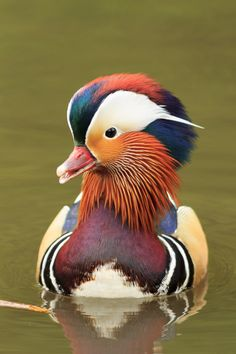
#> input picture Victor/CP8/duck.jpg, 236 x 354 px
$ python main.py
#> lines starting #> are read from the running program, lines starting #| are printed output that depends on the picture; after the words box and inside, x2 and y2 are one past the last pixel; in counts of white or black regions, pixels touching at a corner belong together
import imageio
from matplotlib.animation import adjusted_figsize
import matplotlib.pyplot as plt
import numpy as np


def blur_image(file_in, file_out, kernel_size):
    """
    file_in is the name of the file to blur
    file_out is the name of the output file
    kernel_size is >= 3 and is the size of the kernel used to blur
    The method will create a blurred image of the original by
    applying a blur kernel (a convolution). The kernel will be
    applied to each of the 3 color channels. It is a 2D matrix
    of all 1's and averaged by the number of elements. For example,
    a 3x3 kernel will average the 9 elements' values.
    """
    image = imageio.imread(file_in)
    num_rows, num_col, _ = image.shape

    # prep the image
    blurred_image = np.zeros_like(image)

    adjusted = image * (1 / (kernel_size**2))

    # check through the rows? by the length of the kernel
    # iterate through rows
    for row in range(num_rows - kernel_size):
        for col in range(num_col - kernel_size):
            for color in range(3):
                local_total = np.sum(
                    adjusted[
                        row : row + kernel_size,
                        col : col + kernel_size,
                        color,
                    ]
                )
                blurred_image[
                    row + int(kernel_size / 2),
                    col + int(kernel_size / 2),
                    color,
                ] = local_total
    imageio.imwrite(file_out, blurred_image)


def edge_detect(file_in, file_out, channel):
    """
    file_in is the name of the file to detect edges
    file_out is the name of the output file, in gray scale only.
    Channel is: 0=Red, 1=Green, 2=Blue
    """
    # The input file will have 3 color channels. Instead of averaging
    # the 3 colors (RGB), use only a single channel as the input.
    # Use the edge detection kernel of size 3x3.
    # If the resulting value <=127 then make it 0, else 255.
    image = imageio.imread(file_in)
    channel_only = image[:, :, channel]
    adjusted_image = np.zeros_like(channel_only)
    kernel = [
        [
            -1,
            -1,
            -1,
        ],
        [-1, 8, -1],
        [
            -1,
            -1,
            -1,
        ],
    ]

    num_rows, num_col, _ = image.shape

    for row in range(1, num_rows - 1):
        for col in range(1, num_col - 1):
            region = channel_only[row - 1 : row + 2, col - 1 : col + 2]
            num = np.sum(region * kernel)
            adjusted_image[row, col] = 255 if num >= 127 else 0
    imageio.imwrite(file_out, adjusted_image)


def duckie_hat():
    """
    Add a green hat to the duck as described in the online lessons.
    The main-hat should be a rectangle with the top-left corner at (20, 85)
    and the bottom-right corner at (75, 135).
    The hat brim should be a rectangle with the top-left corner at (75, 60)
    and the bottom-right corner at (90, 160).
    """

    # Read in the image
    duck = imageio.imread("duck.jpg")
#> duck is the input picture: shape (354, 236, 3); mean R, G, B 132.3, 112.9, 73.2

    duck_copy = duck.copy()

    # Main hat is a green rectangle with top-left
    # at (20,85) bottom-right corner at (75, 135)
    duck_copy[20:75, 85:135, 0] = 0
    duck_copy[20:75, 85:135, 1] = 255
    duck_copy[20:75, 85:135, 2] = 0

    # Main hat is a green rectangle with top-left
    # at (75,60) bottom-right corner at (90, 160)
    duck_copy[75:90, 60:160, 0] = 0
    duck_copy[75:90, 60:160, 1] = 255
    duck_copy[75:90, 60:160, 2] = 0
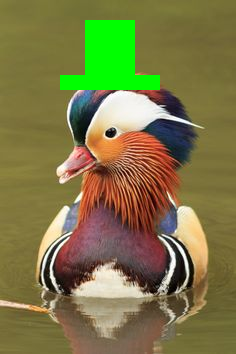
#> duck_copy: shape (354, 236, 3); mean R, G, B 124.9, 120, 69.8

    return duck_copy


def main():
    duckie_hat()
    edge_detect("duck.jpg", "edge.jpg", 0)
#> in edge_detect, `channel_only = image[:, :, channel]`:
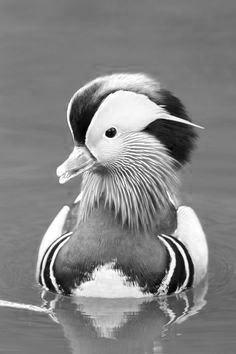
#> channel_only: shape (354, 236); min 0, max 255, mean 132.3
#> after the loop in edge_detect, `for row in range(1, num_rows - 1):`:
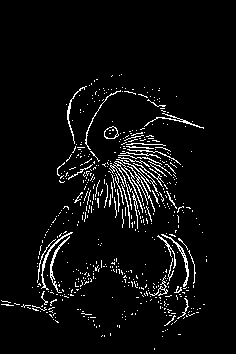
#> adjusted_image: shape (354, 236); 4.9% white in thin lines or dots, all inside (x1, y1, x2, y2) = (1, 74, 207, 350)
    blur_image("duck.jpg", "blur.jpg", 5)
#> after the loop in blur_image, `for row in range(num_rows - kernel_size):`:
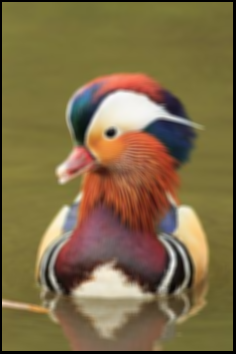
#> blurred_image: shape (354, 236, 3); mean R, G, B 127.5, 108.5, 70.6


if __name__ == "__main__":
    main()
